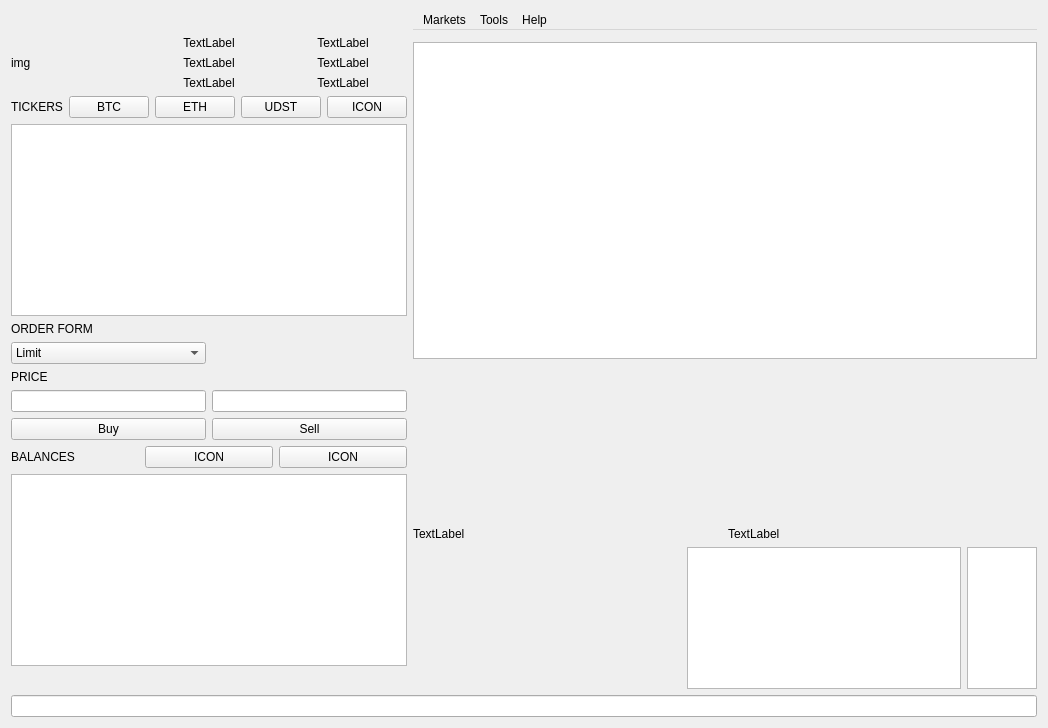
<?xml version="1.0" encoding="UTF-8"?>
<ui version="4.0">
 <class>Form</class>
 <widget class="QWidget" name="Form">
  <property name="windowModality">
   <enum>Qt::NonModal</enum>
  </property>
  <property name="geometry">
   <rect>
    <x>0</x>
    <y>0</y>
    <width>1048</width>
    <height>728</height>
   </rect>
  </property>
  <property name="windowTitle">
   <string>Form</string>
  </property>
  <property name="documentMode" stdset="0">
   <bool>false</bool>
  </property>
  <property name="dockNestingEnabled" stdset="0">
   <bool>false</bool>
  </property>
  <property name="unifiedTitleAndToolBarOnMac" stdset="0">
   <bool>false</bool>
  </property>
  <layout class="QGridLayout" name="gridLayout_2">
   <item row="1" column="1">
    <layout class="QVBoxLayout" name="verticalLayout">
     <item>
      <widget class="QWidget" name="graphView" native="true"/>
     </item>
     <item>
      <widget class="QListWidget" name="listWidget"/>
     </item>
    </layout>
   </item>
   <item row="0" column="1">
    <widget class="QMenuBar" name="menuBar">
     <property name="enabled">
      <bool>true</bool>
     </property>
     <property name="sizePolicy">
      <sizepolicy hsizetype="MinimumExpanding" vsizetype="Minimum">
       <horstretch>0</horstretch>
       <verstretch>0</verstretch>
      </sizepolicy>
     </property>
     <widget class="QMenu" name="menuMarkets">
      <property name="title">
       <string>Markets</string>
      </property>
      <addaction name="actionBTC"/>
      <addaction name="actionETH"/>
      <addaction name="actionUSDT"/>
     </widget>
     <widget class="QMenu" name="menuAbout">
      <property name="title">
       <string>Help</string>
      </property>
      <addaction name="actionAbout"/>
      <addaction name="actionAccount_Info"/>
     </widget>
     <widget class="QMenu" name="menuTools">
      <property name="title">
       <string>Tools</string>
      </property>
      <addaction name="actionUpdate"/>
      <addaction name="actionStop"/>
      <addaction name="actionNotificationTest"/>
     </widget>
     <addaction name="menuMarkets"/>
     <addaction name="menuTools"/>
     <addaction name="menuAbout"/>
    </widget>
   </item>
   <item row="2" column="1">
    <layout class="QHBoxLayout" name="horizontalLayout_2">
     <property name="sizeConstraint">
      <enum>QLayout::SetDefaultConstraint</enum>
     </property>
     <item>
      <layout class="QVBoxLayout" name="verticalLayout_3">
       <item>
        <spacer name="verticalSpacer_2">
         <property name="orientation">
          <enum>Qt::Vertical</enum>
         </property>
         <property name="sizeHint" stdset="0">
          <size>
           <width>20</width>
           <height>40</height>
          </size>
         </property>
        </spacer>
       </item>
       <item>
        <layout class="QVBoxLayout" name="bookHistoryTextLayout">
         <item>
          <layout class="QHBoxLayout" name="horizontalLayout_7">
           <item>
            <widget class="QLabel" name="label_2">
             <property name="text">
              <string>TextLabel</string>
             </property>
            </widget>
           </item>
           <item>
            <widget class="QLabel" name="label">
             <property name="text">
              <string>TextLabel</string>
             </property>
            </widget>
           </item>
          </layout>
         </item>
         <item>
          <layout class="QHBoxLayout" name="bookHistoryLayout">
           <item>
            <spacer name="horizontalSpacer">
             <property name="orientation">
              <enum>Qt::Horizontal</enum>
             </property>
             <property name="sizeHint" stdset="0">
              <size>
               <width>40</width>
               <height>20</height>
              </size>
             </property>
            </spacer>
           </item>
           <item>
            <layout class="QHBoxLayout" name="ordetBookLayout">
             <item>
              <widget class="QTableWidget" name="orderBook">
               <property name="sizePolicy">
                <sizepolicy hsizetype="Expanding" vsizetype="Expanding">
                 <horstretch>0</horstretch>
                 <verstretch>0</verstretch>
                </sizepolicy>
               </property>
               <property name="font">
                <font>
                 <pointsize>9</pointsize>
                </font>
               </property>
               <property name="horizontalScrollBarPolicy">
                <enum>Qt::ScrollBarAlwaysOff</enum>
               </property>
               <property name="sizeAdjustPolicy">
                <enum>QAbstractScrollArea::AdjustToContents</enum>
               </property>
               <property name="autoScroll">
                <bool>false</bool>
               </property>
               <property name="editTriggers">
                <set>QAbstractItemView::SelectedClicked</set>
               </property>
               <property name="showDropIndicator" stdset="0">
                <bool>false</bool>
               </property>
               <property name="dragDropOverwriteMode">
                <bool>false</bool>
               </property>
               <property name="selectionMode">
                <enum>QAbstractItemView::SingleSelection</enum>
               </property>
               <property name="selectionBehavior">
                <enum>QAbstractItemView::SelectItems</enum>
               </property>
               <property name="showGrid">
                <bool>false</bool>
               </property>
               <property name="wordWrap">
                <bool>false</bool>
               </property>
               <property name="cornerButtonEnabled">
                <bool>false</bool>
               </property>
               <attribute name="horizontalHeaderVisible">
                <bool>true</bool>
               </attribute>
               <attribute name="horizontalHeaderCascadingSectionResizes">
                <bool>false</bool>
               </attribute>
               <attribute name="horizontalHeaderDefaultSectionSize">
                <number>150</number>
               </attribute>
               <attribute name="horizontalHeaderHighlightSections">
                <bool>false</bool>
               </attribute>
               <attribute name="verticalHeaderVisible">
                <bool>false</bool>
               </attribute>
               <attribute name="verticalHeaderDefaultSectionSize">
                <number>11</number>
               </attribute>
               <attribute name="verticalHeaderMinimumSectionSize">
                <number>8</number>
               </attribute>
              </widget>
             </item>
            </layout>
           </item>
           <item>
            <layout class="QHBoxLayout" name="orderHistoryLayout">
             <item>
              <widget class="QTableWidget" name="orderHistory">
               <property name="sizePolicy">
                <sizepolicy hsizetype="Minimum" vsizetype="Expanding">
                 <horstretch>0</horstretch>
                 <verstretch>0</verstretch>
                </sizepolicy>
               </property>
               <property name="horizontalScrollBarPolicy">
                <enum>Qt::ScrollBarAlwaysOff</enum>
               </property>
               <property name="sizeAdjustPolicy">
                <enum>QAbstractScrollArea::AdjustToContents</enum>
               </property>
               <property name="autoScroll">
                <bool>false</bool>
               </property>
               <property name="editTriggers">
                <set>QAbstractItemView::SelectedClicked</set>
               </property>
               <property name="showDropIndicator" stdset="0">
                <bool>false</bool>
               </property>
               <property name="dragDropOverwriteMode">
                <bool>false</bool>
               </property>
               <property name="selectionMode">
                <enum>QAbstractItemView::NoSelection</enum>
               </property>
               <property name="showGrid">
                <bool>false</bool>
               </property>
               <property name="cornerButtonEnabled">
                <bool>false</bool>
               </property>
               <attribute name="verticalHeaderVisible">
                <bool>false</bool>
               </attribute>
               <attribute name="verticalHeaderDefaultSectionSize">
                <number>11</number>
               </attribute>
               <attribute name="verticalHeaderHighlightSections">
                <bool>false</bool>
               </attribute>
               <attribute name="verticalHeaderMinimumSectionSize">
                <number>8</number>
               </attribute>
              </widget>
             </item>
            </layout>
           </item>
          </layout>
         </item>
        </layout>
       </item>
      </layout>
     </item>
    </layout>
   </item>
   <item row="3" column="0" colspan="2">
    <layout class="QVBoxLayout" name="statusLayout">
     <item>
      <widget class="QLineEdit" name="statusLine">
       <property name="readOnly">
        <bool>true</bool>
       </property>
      </widget>
     </item>
    </layout>
   </item>
   <item row="1" column="0" rowspan="2">
    <layout class="QVBoxLayout" name="leftPanelLayout">
     <item>
      <layout class="QHBoxLayout" name="coinLabel">
       <item>
        <layout class="QVBoxLayout" name="imgCoinLabel">
         <item>
          <widget class="QLabel" name="imageLabel">
           <property name="text">
            <string>img</string>
           </property>
          </widget>
         </item>
        </layout>
       </item>
       <item>
        <layout class="QVBoxLayout" name="coinSummaries_1">
         <item>
          <widget class="QLabel" name="nameLabel">
           <property name="text">
            <string>TextLabel</string>
           </property>
           <property name="alignment">
            <set>Qt::AlignCenter</set>
           </property>
          </widget>
         </item>
         <item>
          <widget class="QLabel" name="volLabel">
           <property name="text">
            <string>TextLabel</string>
           </property>
           <property name="alignment">
            <set>Qt::AlignCenter</set>
           </property>
          </widget>
         </item>
         <item>
          <widget class="QLabel" name="lowLabel_2">
           <property name="text">
            <string>TextLabel</string>
           </property>
           <property name="alignment">
            <set>Qt::AlignCenter</set>
           </property>
          </widget>
         </item>
        </layout>
       </item>
       <item>
        <layout class="QVBoxLayout" name="coinSummaries_2">
         <item>
          <widget class="QLabel" name="priceLabel">
           <property name="text">
            <string>TextLabel</string>
           </property>
           <property name="alignment">
            <set>Qt::AlignCenter</set>
           </property>
          </widget>
         </item>
         <item>
          <widget class="QLabel" name="dailyChange">
           <property name="text">
            <string>TextLabel</string>
           </property>
           <property name="alignment">
            <set>Qt::AlignCenter</set>
           </property>
          </widget>
         </item>
         <item>
          <widget class="QLabel" name="highLabel_2">
           <property name="text">
            <string>TextLabel</string>
           </property>
           <property name="alignment">
            <set>Qt::AlignCenter</set>
           </property>
          </widget>
         </item>
        </layout>
       </item>
      </layout>
     </item>
     <item>
      <layout class="QVBoxLayout" name="tickersLayout">
       <item>
        <layout class="QHBoxLayout" name="tickersButtonsLayout">
         <item>
          <widget class="QLabel" name="tickersLabel">
           <property name="text">
            <string>TICKERS</string>
           </property>
          </widget>
         </item>
         <item>
          <widget class="QPushButton" name="btcButton">
           <property name="text">
            <string>BTC</string>
           </property>
           <property name="checkable">
            <bool>true</bool>
           </property>
           <property name="checked">
            <bool>false</bool>
           </property>
          </widget>
         </item>
         <item>
          <widget class="QPushButton" name="ethButton">
           <property name="text">
            <string>ETH</string>
           </property>
           <property name="checkable">
            <bool>true</bool>
           </property>
          </widget>
         </item>
         <item>
          <widget class="QPushButton" name="usdtButton">
           <property name="sizePolicy">
            <sizepolicy hsizetype="Minimum" vsizetype="Fixed">
             <horstretch>0</horstretch>
             <verstretch>0</verstretch>
            </sizepolicy>
           </property>
           <property name="text">
            <string>UDST</string>
           </property>
           <property name="checkable">
            <bool>true</bool>
           </property>
           <property name="autoDefault">
            <bool>false</bool>
           </property>
           <property name="default">
            <bool>false</bool>
           </property>
           <property name="flat">
            <bool>false</bool>
           </property>
          </widget>
         </item>
         <item>
          <widget class="QPushButton" name="searchButton">
           <property name="text">
            <string>ICON</string>
           </property>
          </widget>
         </item>
        </layout>
       </item>
       <item>
        <layout class="QHBoxLayout" name="tickersTableLayout">
         <item>
          <widget class="QTableWidget" name="tickersTable">
           <property name="sizePolicy">
            <sizepolicy hsizetype="Minimum" vsizetype="Minimum">
             <horstretch>0</horstretch>
             <verstretch>0</verstretch>
            </sizepolicy>
           </property>
           <property name="horizontalScrollBarPolicy">
            <enum>Qt::ScrollBarAlwaysOff</enum>
           </property>
           <property name="autoScroll">
            <bool>false</bool>
           </property>
           <property name="editTriggers">
            <set>QAbstractItemView::SelectedClicked</set>
           </property>
           <property name="showDropIndicator" stdset="0">
            <bool>false</bool>
           </property>
           <property name="dragDropOverwriteMode">
            <bool>false</bool>
           </property>
           <property name="selectionMode">
            <enum>QAbstractItemView::SingleSelection</enum>
           </property>
           <property name="selectionBehavior">
            <enum>QAbstractItemView::SelectRows</enum>
           </property>
           <property name="verticalScrollMode">
            <enum>QAbstractItemView::ScrollPerItem</enum>
           </property>
           <property name="showGrid">
            <bool>false</bool>
           </property>
           <property name="gridStyle">
            <enum>Qt::SolidLine</enum>
           </property>
           <property name="sortingEnabled">
            <bool>true</bool>
           </property>
           <property name="wordWrap">
            <bool>false</bool>
           </property>
           <property name="cornerButtonEnabled">
            <bool>false</bool>
           </property>
           <attribute name="horizontalHeaderVisible">
            <bool>true</bool>
           </attribute>
           <attribute name="horizontalHeaderHighlightSections">
            <bool>false</bool>
           </attribute>
           <attribute name="verticalHeaderVisible">
            <bool>false</bool>
           </attribute>
           <attribute name="verticalHeaderDefaultSectionSize">
            <number>11</number>
           </attribute>
           <attribute name="verticalHeaderMinimumSectionSize">
            <number>8</number>
           </attribute>
          </widget>
         </item>
        </layout>
       </item>
      </layout>
     </item>
     <item>
      <layout class="QVBoxLayout" name="orderFormLayout">
       <item>
        <layout class="QHBoxLayout" name="orderFormTextLayout">
         <item>
          <widget class="QLabel" name="orderFormLabel">
           <property name="text">
            <string>ORDER FORM</string>
           </property>
          </widget>
         </item>
        </layout>
       </item>
       <item>
        <layout class="QHBoxLayout" name="buySellLayout">
         <item>
          <layout class="QVBoxLayout" name="buyLayout">
           <item>
            <widget class="QComboBox" name="orderTypeBox">
             <item>
              <property name="text">
               <string>Limit</string>
              </property>
             </item>
             <item>
              <property name="text">
               <string>Stop</string>
              </property>
             </item>
            </widget>
           </item>
           <item>
            <widget class="QLabel" name="priceLabel_2">
             <property name="text">
              <string>PRICE</string>
             </property>
            </widget>
           </item>
           <item>
            <widget class="QLineEdit" name="buyLine">
             <property name="sizePolicy">
              <sizepolicy hsizetype="Minimum" vsizetype="Fixed">
               <horstretch>0</horstretch>
               <verstretch>0</verstretch>
              </sizepolicy>
             </property>
            </widget>
           </item>
           <item>
            <widget class="QPushButton" name="buyButton">
             <property name="text">
              <string>Buy</string>
             </property>
            </widget>
           </item>
          </layout>
         </item>
         <item>
          <layout class="QVBoxLayout" name="sellLayout">
           <item>
            <spacer name="verticalSpacer">
             <property name="orientation">
              <enum>Qt::Vertical</enum>
             </property>
             <property name="sizeType">
              <enum>QSizePolicy::Expanding</enum>
             </property>
             <property name="sizeHint" stdset="0">
              <size>
               <width>20</width>
               <height>40</height>
              </size>
             </property>
            </spacer>
           </item>
           <item>
            <widget class="QLineEdit" name="sellLine">
             <property name="sizePolicy">
              <sizepolicy hsizetype="Minimum" vsizetype="Fixed">
               <horstretch>0</horstretch>
               <verstretch>0</verstretch>
              </sizepolicy>
             </property>
            </widget>
           </item>
           <item>
            <widget class="QPushButton" name="sellButton">
             <property name="text">
              <string>Sell</string>
             </property>
            </widget>
           </item>
          </layout>
         </item>
        </layout>
       </item>
      </layout>
     </item>
     <item>
      <layout class="QVBoxLayout" name="balancesLayout">
       <item>
        <layout class="QHBoxLayout" name="upperBalanceLayout">
         <item>
          <widget class="QLabel" name="balancesLabel">
           <property name="text">
            <string>BALANCES</string>
           </property>
          </widget>
         </item>
         <item>
          <widget class="QPushButton" name="pushButton_3">
           <property name="text">
            <string>ICON</string>
           </property>
          </widget>
         </item>
         <item>
          <widget class="QPushButton" name="pushButton_4">
           <property name="text">
            <string>ICON</string>
           </property>
          </widget>
         </item>
        </layout>
       </item>
       <item>
        <layout class="QHBoxLayout" name="balancesTableLayout">
         <item>
          <widget class="QTableWidget" name="balancesTable">
           <property name="sizePolicy">
            <sizepolicy hsizetype="Minimum" vsizetype="Minimum">
             <horstretch>0</horstretch>
             <verstretch>0</verstretch>
            </sizepolicy>
           </property>
           <property name="selectionMode">
            <enum>QAbstractItemView::SingleSelection</enum>
           </property>
           <property name="selectionBehavior">
            <enum>QAbstractItemView::SelectRows</enum>
           </property>
           <attribute name="verticalHeaderDefaultSectionSize">
            <number>11</number>
           </attribute>
           <attribute name="verticalHeaderMinimumSectionSize">
            <number>8</number>
           </attribute>
          </widget>
         </item>
        </layout>
       </item>
      </layout>
     </item>
     <item>
      <spacer name="verticalSpacer_3">
       <property name="orientation">
        <enum>Qt::Vertical</enum>
       </property>
       <property name="sizeHint" stdset="0">
        <size>
         <width>20</width>
         <height>40</height>
        </size>
       </property>
      </spacer>
     </item>
    </layout>
   </item>
  </layout>
  <action name="actionBTC">
   <property name="text">
    <string>BTC</string>
   </property>
  </action>
  <action name="actionETH">
   <property name="text">
    <string>ETH</string>
   </property>
  </action>
  <action name="actionUSDT">
   <property name="text">
    <string>USDT</string>
   </property>
  </action>
  <action name="actionAbout">
   <property name="text">
    <string>About</string>
   </property>
  </action>
  <action name="actionAccount_Info">
   <property name="text">
    <string>Account Info</string>
   </property>
  </action>
  <action name="actionUpdate">
   <property name="text">
    <string>Update</string>
   </property>
  </action>
  <action name="actionStop">
   <property name="text">
    <string>Stop</string>
   </property>
  </action>
  <action name="actionNotificationTest">
   <property name="text">
    <string>NotificationTest</string>
   </property>
  </action>
 </widget>
 <resources/>
 <connections/>
</ui>
